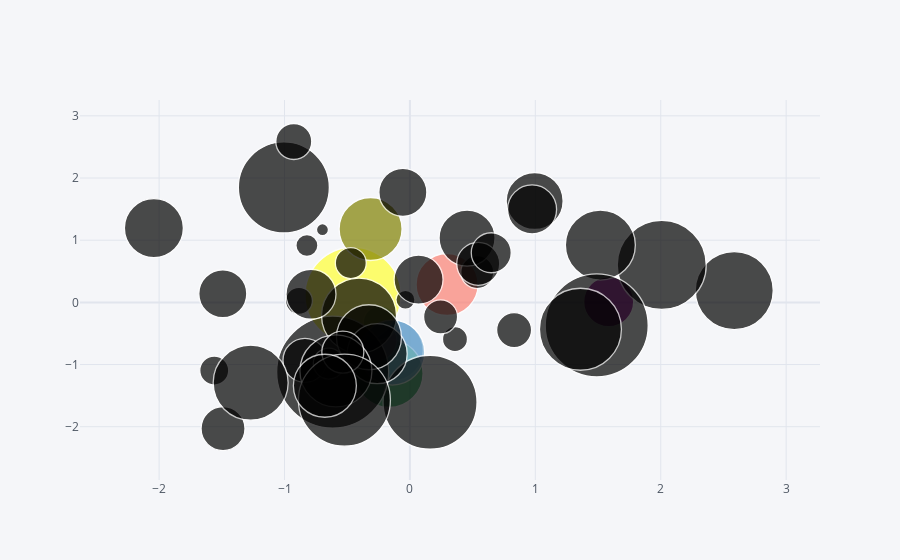

Notebook code for this chart:
### Code cell
df.iplot(kind = 'bubble',x ='a',y ='b', size = 'c')

### Figure 1 — Plotly figure (JSON) as saved in the notebook; plotly's stock layout.template omitted (floating-point values rounded to 4 significant figures)
{"data": [{"marker": {"color": ["rgb(255, 153, 51)", "rgb(55, 128, 191)", "rgb(50, 171, 96)", "rgb(128, 0, 128)", "rgb(219, 64, 82)", "rgb(0, 128, 128)", "rgb(255, 255, 51)", "rgb(128, 128, 0)", "rgb(251, 128, 114)", "rgb(128, 177, 211)"], "line": {"width": 1.3}, "size": [12, 60, 68, 50, 42, 34, 96, 63, 62, 65, 19, 33, 48, 56, 78, 91, 94, 112, 44, 31, 35, 12, 89, 43, 31, 27, 25, 36, 49, 22, 75, 44, 60, 70, 29, 48, 103, 75, 65, 72, 82, 57, 50, 40, 42, 92, 34, 63, 59, 49], "symbol": "circle"}, "mode": "markers", "text": "", "type": "scatter", "x": [-0.5278, -0.1326, -0.1664, 1.585, -0.2723, -0.2363, -0.4542, -0.3137, 0.2963, -0.1411, -0.03585, 0.5369, -0.05629, 0.4554, 2.586, -1.005, 0.1604, -0.6162, -0.837, -0.4716, 0.8307, -0.6975, 2.008, 0.5445, -0.6469, -0.885, 0.3592, -0.9261, 0.06888, -0.8214, -0.406, -1.49, -0.2611, 1.518, -1.56, -1.492, 1.489, -1.27, -0.3267, -0.5901, 1.36, 0.9945, -0.789, 0.6484, -0.5351, -0.5224, 0.2444, -0.6782, -2.042, 0.974], "y": [-0.568, -0.7731, -1.143, 0.009912, -0.607, -0.3285, 0.115, 1.18, 0.2875, -0.8067, 0.04206, 0.486, 1.77, 1.033, 0.1899, 1.848, -1.606, -1.121, -0.9312, 0.6316, -0.445, 1.169, 0.603, 0.6195, -0.9834, 0.02486, -0.5915, 2.587, 0.367, 0.9145, -0.2122, -2.029, -0.8253, 0.9219, -1.096, 0.1385, -0.3701, -1.291, -0.5608, -1.103, -0.4321, 1.63, 0.131, 0.7984, -0.7997, -1.573, -0.2333, -1.34, 1.194, 1.494]}], "layout": {"legend": {"bgcolor": "#F5F6F9", "font": {"color": "#4D5663"}}, "paper_bgcolor": "#F5F6F9", "plot_bgcolor": "#F5F6F9", "title": {"font": {"color": "#4D5663"}}, "xaxis": {"gridcolor": "#E1E5ED", "showgrid": true, "tickfont": {"color": "#4D5663"}, "title": {"font": {"color": "#4D5663"}, "text": ""}, "zerolinecolor": "#E1E5ED"}, "yaxis": {"gridcolor": "#E1E5ED", "showgrid": true, "tickfont": {"color": "#4D5663"}, "title": {"font": {"color": "#4D5663"}, "text": ""}, "zerolinecolor": "#E1E5ED"}}}
